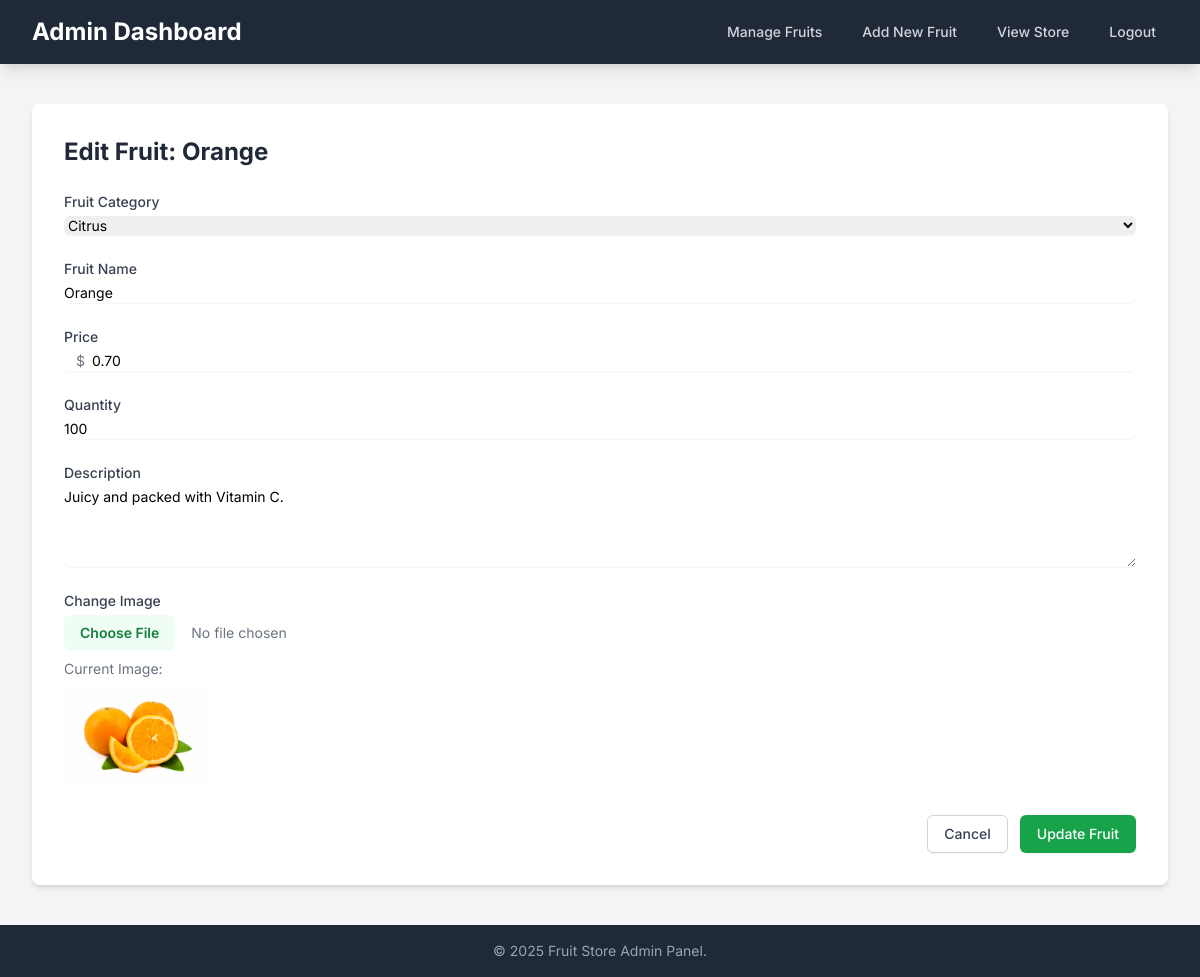
Screenshot of /admin/edit/1 (signed in) with the database file from the repository.
### tables this page shows
CREATE TABLE
    `fruits` (
        `frId` int (11) NOT NULL AUTO_INCREMENT,
        `catId` int (11) NOT NULL,
        `name` varchar(255) NOT NULL,
        `description` text NOT NULL,
        `qty` int (11) NOT NULL DEFAULT 0,
        `price` decimal(10, 2) NOT NULL,
        `image` varchar(255) DEFAULT NULL,
        `regDate` timestamp NOT NULL DEFAULT CURRENT_TIMESTAMP,
        PRIMARY KEY (`frId`),
        KEY `catId` (`catId`),
        CONSTRAINT `fruits_ibfk_1` FOREIGN KEY (`catId`) REFERENCES `categories` (`catId`) ON DELETE CASCADE ON UPDATE CASCADE
    );

CREATE TABLE
    `categories` (
        `catId` int (11) NOT NULL AUTO_INCREMENT,
        `category` varchar(50) NOT NULL,
        PRIMARY KEY (`catId`)
    );

### app/models/Fruit.php (called while the page is built, shortened)
<?php
class Fruit
{
    private $connection;
    public function __construct($connection)
    {
        $this->connection = $connection;
    }
    public function getById($id)
    {
        $query = "SELECT * FROM fruits WHERE frId = :frId";
        $stmt = $this->connection->prepare($query);
        $stmt->bindParam(":frId", $id, PDO::PARAM_INT);
        $stmt->execute();
        return $stmt->fetch(PDO::FETCH_ASSOC);
    }
}

### app/models/Category.php (called while the page is built, shortened)
<?php
class Category
{
    private $connection;
    public function __construct(PDO $connection)
    {
        $this->connection = $connection;
    }
    public function getAll(): array
    {
        $query = "SELECT * FROM categories ORDER BY category ASC";
        $stmt = $this->connection->prepare($query);
        $stmt->execute();
        return $stmt->fetchAll(PDO::FETCH_ASSOC);
    }
}

### app/views/admin/edit.php (the view, shortened to what this page needs)
<?php require_once __DIR__ . '/../layouts/admin_header.php'; ?>
<div class="bg-white shadow-md rounded-lg p-8">
    <h1 class="text-2xl font-bold mb-6 text-gray-800">Edit Fruit: <?= htmlspecialchars($fruit['name']) ?></h1>
    <form action="<?php echo BASE_PATH ?>/admin/update/<?= $fruit['frId'] ?>" method="POST"
        enctype="multipart/form-data">
        <div class="space-y-6">
            <div>
                <label for="catId" class="block text-sm font-medium text-gray-700">Fruit Category</label>
                <select id="catId" name="catId" required
                    class="mt-1 block w-full rounded-md border-gray-300 shadow-sm focus:border-green-500 focus:ring-green-500 sm:text-sm">
                    <?php foreach ($categories as $category): ?>
                        <option value="<?= htmlspecialchars($category['catId']) ?>" <?= $fruit['catId'] == $category['catId'] ? 'selected' : '' ?>>
                            <?= htmlspecialchars($category['category']) ?>
                        </option>
                    <?php endforeach; ?>
                </select>
            </div>
            <div>
                <label for="name" class="block text-sm font-medium text-gray-700">Fruit Name</label>
                <input type="text" name="name" id="name" value="<?= htmlspecialchars($fruit['name']) ?>" required
                    class="mt-1 block w-full rounded-md border-gray-300 shadow-sm focus:border-green-500 focus:ring-green-500 sm:text-sm">
            </div>
            <div>
                <label for="price" class="block text-sm font-medium text-gray-700">Price</label>
                <div class="relative mt-1 rounded-md shadow-sm">
                    <div class="pointer-events-none absolute inset-y-0 left-0 flex items-center pl-3">
                        <span class="text-gray-500 sm:text-sm">$</span>
                    </div>
                    <input type="number" name="price" id="price" step="0.01"
                        value="<?= htmlspecialchars($fruit['price']) ?>" required
                        class="block w-full rounded-md border-gray-300 pl-7 focus:border-green-500 focus:ring-green-500 sm:text-sm">
                </div>
            </div>
            <div>
                <label for="qty" class="block text-sm font-medium text-gray-700">Quantity</label>
                <input type="number" name="qty" id="qty" value="<?= htmlspecialchars($fruit['qty']) ?>" required
                    class="mt-1 block w-full rounded-md border-gray-300 shadow-sm focus:border-green-500 focus:ring-green-500 sm:text-sm">
            </div>
            <div>
                <label for="description" class="block text-sm font-medium text-gray-700">Description</label>
                <textarea id="description" name="description" rows="4" required
                    class="mt-1 block w-full rounded-md border-gray-300 shadow-sm focus:border-green-500 focus:ring-green-500 sm:text-sm"><?= htmlspecialchars($fruit['description']) ?></textarea>
            </div>
            <div>
                <label for="image" class="block text-sm font-medium text-gray-700">Change Image</label>
                <input type="file" name="image" id="image" accept="image/*"
                    class="mt-1 block w-full text-sm text-gray-500 file:mr-4 file:py-2 file:px-4 file:rounded-md file:border-0 file:text-sm file:font-semibold file:bg-green-50 file:text-green-700 hover:file:bg-green-100">
                <p class="mt-2 text-sm text-gray-500">Current Image:</p>
                <img src="<?= htmlspecialchars(BASE_PATH . ($fruit['image'] ? '/storage/images/' . $fruit['image'] : '/storage/images/placeholder.png')) ?>"
                    alt="Current Image" class="mt-2 h-24 w-auto rounded-md" />
            </div>
        </div>
        <div class="mt-8 flex justify-end">
            <a href="<?php echo BASE_PATH ?>/admin"
                class="rounded-md border border-gray-300 bg-white py-2 px-4 text-sm font-medium text-gray-700 shadow-sm hover:bg-gray-50 focus:outline-none focus:ring-2 focus:ring-gray-500 focus:ring-offset-2">Cancel</a>
            <button type="submit"
                class="ml-3 inline-flex justify-center rounded-md border border-transparent bg-green-600 py-2 px-4 text-sm font-medium text-white shadow-sm hover:bg-green-700 focus:outline-none focus:ring-2 focus:ring-green-500 focus:ring-offset-2">Update
                Fruit</button>
        </div>
    </form>
</div>
<?php require_once __DIR__ . '/../layouts/admin_footer.php'; ?>

### app/views/layouts/admin_header.php (style rules this page uses)
body { font-family: 'Inter', sans-serif; }

### rows the page displays
fruits: name "Orange", catId "Citrus", price "0.70", qty "100", description "Juicy and packed with Vitamin C.", image (picture)
